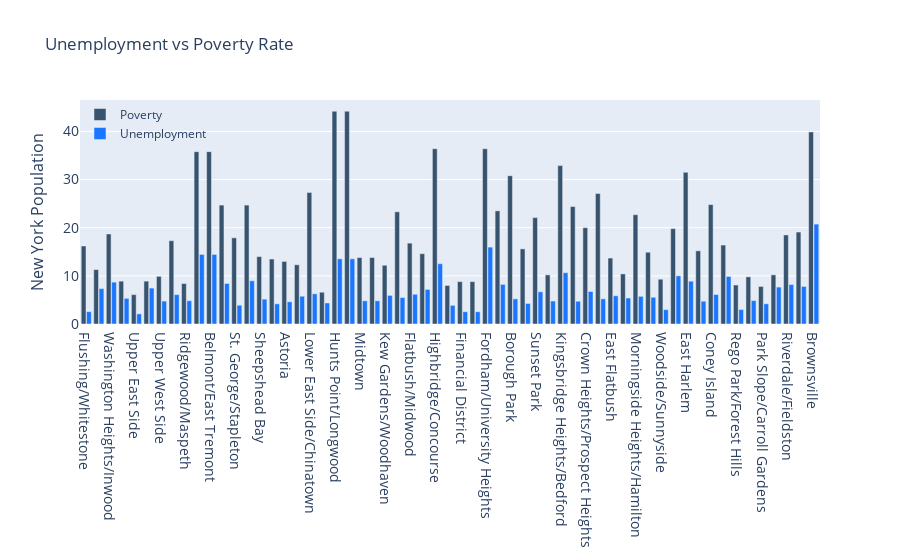

This figure's notebook cell:
### Code cell
import plotly.graph_objects as go

fig = go.Figure()
fig.add_trace(go.Bar(x=pop3['Neighborhood'],
                y=pop3['Poverty rate'],
                name='Poverty',
                marker_color='rgb(55, 83, 109)'
                ))
fig.add_trace(go.Bar(x=pop3['Neighborhood'],
                y=pop3['Unemployment rate'],
                name='Unemployment',
                marker_color='rgb(26, 118, 255)'
                ))

fig.update_layout(
    title='Unemployment vs Poverty Rate',
    xaxis_tickfont_size=14,
    yaxis=dict(
        title='New York Population',
        titlefont_size=16,
        tickfont_size=14,
    ),
    legend=dict(
        x=0,
        y=1.0,
        bgcolor='rgba(255, 255, 255, 0)',
        bordercolor='rgba(255, 255, 255, 0)'
    ),
    barmode='group',
    bargap=0.15, # gap between bars of adjacent location coordinates.
    bargroupgap=0.1 # gap between bars of the same location coordinate.
)
fig.show()

### Figure 1 — Plotly figure (JSON) as saved in the notebook; plotly's stock layout.template omitted (floating-point values rounded to 4 significant figures)
{"data": [{"marker": {"color": "rgb(55, 83, 109)"}, "name": "Poverty", "type": "bar", "x": ["Flushing/Whitestone", "Jamaica/Hollis", "Washington Heights/Inwood", "Flatlands/Canarsie", "Upper East Side", "Queens Village", "Upper West Side", "Bensonhurst", "Ridgewood/Maspeth", "Morrisania/Crotona", "Belmont/East Tremont", "Parkchester/Soundview", "St. George/Stapleton", "East New York/Starrett City", "Sheepshead Bay", "Jackson Heights", "Astoria", "Hillcrest/Fresh Meadows", "Lower East Side/Chinatown", "Tottenville/Great Kills", "Hunts Point/Longwood", "Mott Haven/Melrose", "Midtown", "Clinton/Chelsea", "Kew Gardens/Woodhaven", "Greenpoint/Williamsburg", "Flatbush/Midwood", "Williamsbridge/Baychester", "Highbridge/Concourse", "Stuyvesant Town/Turtle Bay", "Financial District", "Greenwich Village/Soho", "Fordham/University Heights", "Central Harlem", "Borough Park", "Elmhurst/Corona", "Sunset Park", "South Beach/Willowbrook", "Kingsbridge Heights/Bedford", "Bedford Stuyvesant", "Crown Heights/Prospect Heights", "Bushwick", "East Flatbush", "South Ozone Park/Howard Beach", "Morningside Heights/Hamilton", "Fort Greene/Brooklyn Heights", "Woodside/Sunnyside", "Rockaway/Broad Channel", "East Harlem", "Bay Ridge/Dyker Heights", "Coney Island", "Morris Park/Bronxdale", "Rego Park/Forest Hills", "Bayside/Little Neck", "Park Slope/Carroll Gardens", "Throgs Neck/Co-op City", "Riverdale/Fieldston", "South Crown Heights/Lefferts Gardens", "Brownsville"], "y": [16.2, 11.3, 18.7, 8.9, 6.1, 8.9, 9.9, 17.3, 8.4, 35.8, 35.8, 24.7, 17.9, 24.7, 14, 13.5, 13, 12.3, 27.3, 6.6, 44.2, 44.2, 13.8, 13.8, 12.2, 23.3, 16.8, 14.6, 36.4, 8, 8.8, 8.8, 36.4, 23.5, 30.8, 15.6, 22.1, 10.2, 32.9, 24.4, 20, 27.1, 13.7, 10.4, 22.7, 14.9, 9.3, 19.8, 31.5, 15.2, 24.8, 16.4, 8.1, 9.8, 7.8, 10.2, 18.5, 19.1, 39.9]}, {"marker": {"color": "rgb(26, 118, 255)"}, "name": "Unemployment", "type": "bar", "x": ["Flushing/Whitestone", "Jamaica/Hollis", "Washington Heights/Inwood", "Flatlands/Canarsie", "Upper East Side", "Queens Village", "Upper West Side", "Bensonhurst", "Ridgewood/Maspeth", "Morrisania/Crotona", "Belmont/East Tremont", "Parkchester/Soundview", "St. George/Stapleton", "East New York/Starrett City", "Sheepshead Bay", "Jackson Heights", "Astoria", "Hillcrest/Fresh Meadows", "Lower East Side/Chinatown", "Tottenville/Great Kills", "Hunts Point/Longwood", "Mott Haven/Melrose", "Midtown", "Clinton/Chelsea", "Kew Gardens/Woodhaven", "Greenpoint/Williamsburg", "Flatbush/Midwood", "Williamsbridge/Baychester", "Highbridge/Concourse", "Stuyvesant Town/Turtle Bay", "Financial District", "Greenwich Village/Soho", "Fordham/University Heights", "Central Harlem", "Borough Park", "Elmhurst/Corona", "Sunset Park", "South Beach/Willowbrook", "Kingsbridge Heights/Bedford", "Bedford Stuyvesant", "Crown Heights/Prospect Heights", "Bushwick", "East Flatbush", "South Ozone Park/Howard Beach", "Morningside Heights/Hamilton", "Fort Greene/Brooklyn Heights", "Woodside/Sunnyside", "Rockaway/Broad Channel", "East Harlem", "Bay Ridge/Dyker Heights", "Coney Island", "Morris Park/Bronxdale", "Rego Park/Forest Hills", "Bayside/Little Neck", "Park Slope/Carroll Gardens", "Throgs Neck/Co-op City", "Riverdale/Fieldston", "South Crown Heights/Lefferts Gardens", "Brownsville"], "y": [2.56, 7.35, 8.69, 5.33, 2.1, 7.46, 4.76, 6.1, 4.83, 14.45, 14.45, 8.42, 3.9, 8.98, 5.16, 4.19, 4.61, 5.77, 6.28, 4.37, 13.54, 13.54, 4.82, 4.82, 5.94, 5.49, 6.18, 7.18, 12.52, 3.88, 2.55, 2.55, 15.97, 8.23, 5.22, 4.26, 6.69, 4.77, 10.65, 4.73, 6.75, 5.23, 5.86, 5.4, 5.75, 5.55, 2.98, 10.01, 8.89, 4.73, 6.12, 9.88, 3, 4.86, 4.2, 7.67, 8.2, 7.8, 20.75]}], "layout": {"bargap": 0.15, "bargroupgap": 0.1, "barmode": "group", "legend": {"bgcolor": "rgba(255, 255, 255, 0)", "bordercolor": "rgba(255, 255, 255, 0)", "x": 0, "y": 1}, "title": {"text": "Unemployment vs Poverty Rate"}, "xaxis": {"tickfont": {"size": 14}}, "yaxis": {"tickfont": {"size": 14}, "title": {"font": {"size": 16}, "text": "New York Population"}}}}
